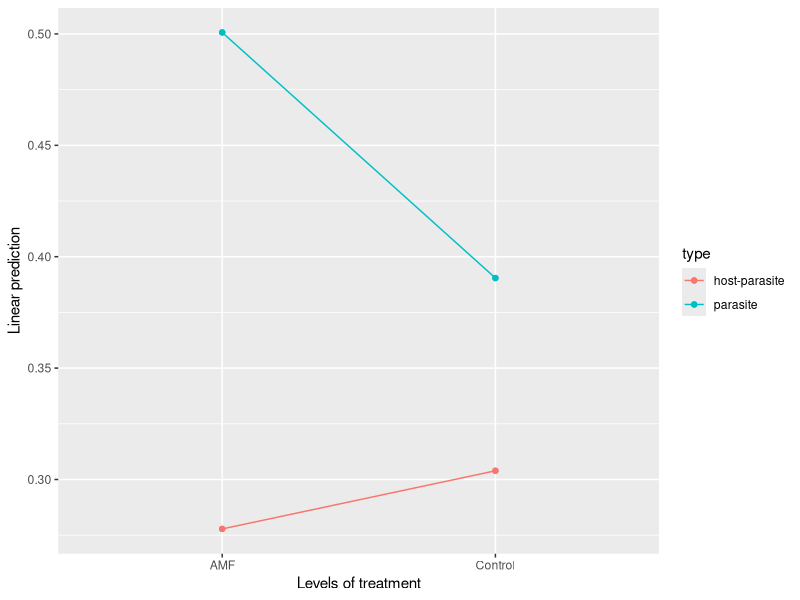
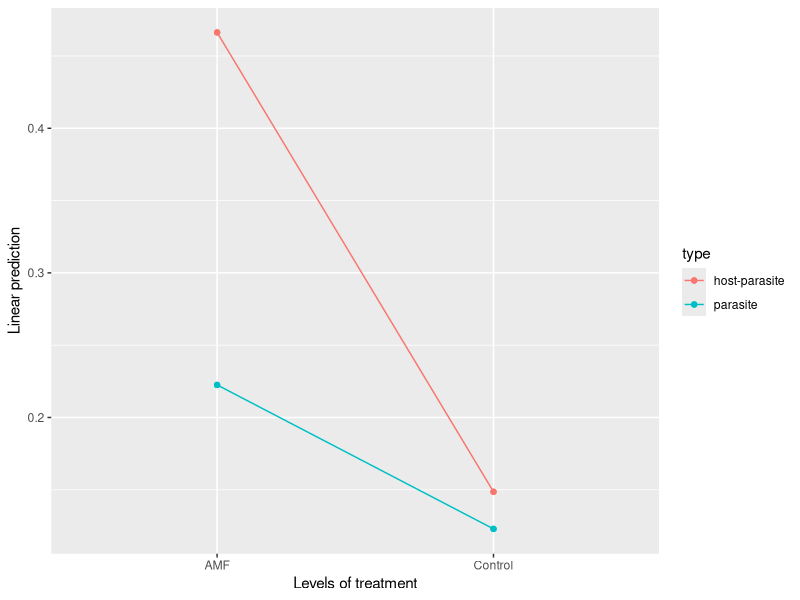
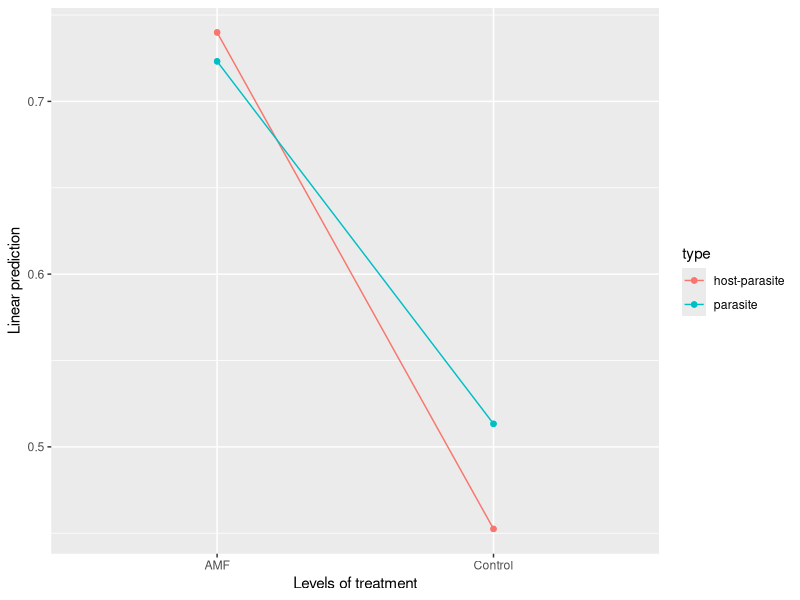

Reproduce these figures in R, in order. (Note: this script raises an error after producing the figures.)
#Set the working directory
setwd("/Users/jargrett/Desktop/Castilleja/Data Analysis/Callie Data/HPM")

#load in relevant packages
library(plyr)#for data wrangling and restructuring
library(tidyverse)#for data wrangling and restructuring
library(statmod)
library(lme4)
library(emmeans)#post-hoc analysis
library(car)#for regression analysis
library(ggpubr)#post-hoc analysis
library(ggplot2)#post-hoc analysis

biomass <- read.csv("HPM Biomass - Biomass.csv")
str(biomass)
biomass$treatment[biomass$treatment == "innoculated"] <- "AMF"
biomass$treatment[biomass$treatment == "sterilized"] <- "Control"
biomass <- as.data.frame(unclass(biomass),stringsAsFactors=TRUE)


#Total Belowground biomass analysis

#agalinis
agalinis.biomass <- filter(biomass, species == "AGPU")


#aboveground
ag.ag.lm <- lmer(above_total ~ treatment*type + (1|replicate_id), data = agalinis.biomass)
summary(ag.ag.lm)
Anova(ag.ag.lm)
emmeans(ag.ag.lm, pairwise ~ type|treatment)
emmip(ag.ag.lm, ~ type ~ treatment)

#belowground
ag.bg.lm <- lmer(below_total ~ treatment*type + (1|replicate_id), data = agalinis.biomass)
summary(ag.bg.lm)
Anova(ag.bg.lm)
emmeans(ag.bg.lm, pairwise ~ type|treatment)
emmip(ag.bg.lm, ~ type ~ treatment)

#Total
ag.tb.lm <- lmer(total_biomass ~ treatment*type + (1|replicate_id), data = agalinis.biomass)
summary(ag.tb.lm)
Anova(ag.tb.lm)
emmeans(ag.tb.lm, pairwise ~ type|treatment)
emmip(ag.tb.lm, ~ type ~ treatment)

#Root:shoot
ag.rs.lm <- lmer(root_shoot ~ treatment*type + (1|replicate_id), data = agalinis.biomass)
summary(ag.rs.lm)
Anova(ag.rs.lm)
emmeans(ag.rs.lm, pairwise ~ type|treatment)
emmip(ag.rs.lm, ~ type ~ treatment)

#heterotheca
hetero.biomass <- filter(biomass, species == "HESU")

#aboveground
he.ag.lm <- lmer(above_total ~ treatment*type + (1|replicate_id), data = hetero.biomass)
summary(he.ag.lm)
Anova(he.ag.lm)
emmeans(he.ag.lm, pairwise ~ type|treatment)
emmip(he.ag.lm, ~ type ~ treatment)

#belowground
he.bg.lm <- lmer(below_total ~ treatment*type + (1|replicate_id), data = hetero.biomass)
summary(he.bg.lm)
Anova(he.bg.lm)
emmeans(he.bg.lm, pairwise ~ type|treatment)
emmip(he.bg.lm, ~ type ~ treatment)

#total
he.tb.lm <- lmer(total_biomass ~ treatment*type + (1|replicate_id), data = hetero.biomass)
summary(he.tb.lm)
Anova(he.tb.lm)
emmeans(he.tb.lm, pairwise ~ type|treatment)
emmip(he.tb.lm, ~ type ~ treatment)

#Root:shoot
he.rs.lm <- lmer(root_shoot ~ treatment*type + (1|replicate_id), data = hetero.biomass)
summary(he.rs.lm)
Anova(he.rs.lm)
emmeans(he.rs.lm, pairwise ~ type|treatment)
emmip(he.rs.lm, ~ type ~ treatment)


#Standard error calculations
sd.above <- biomass %>% drop_na(above_total)
sd.above <- sd.above %>% 
  group_by(species,treatment, type) %>% 
  dplyr::summarise(mean= mean(above_total),
                   se = sd(above_total)/sqrt(n()))

sd.below <- biomass %>% drop_na(below_total)
sd.below <- sd.below %>% 
  group_by(species,treatment, type) %>% 
  dplyr::summarise(mean= mean(below_total),
                   se = sd(below_total)/sqrt(n()))

sd.total <- biomass %>% drop_na(total_biomass)
sd.total <- sd.total %>% 
  group_by(species, treatment, type) %>% 
  dplyr::summarise(mean= mean(total_biomass),
                   se = sd(total_biomass)/sqrt(n()))

sd.rs <- biomass %>% drop_na(root_shoot)
sd.rs <- sd.rs %>% 
  group_by(species, treatment, type) %>% 
  dplyr::summarise(mean= mean(root_shoot),
                   se = sd(root_shoot)/sqrt(n()))

hetero.above <- filter(sd.above, species == "HESU")
hetero.above.plot <- ggplot(data = hetero.above, aes(x = type, y = mean, fill = type)) +
  geom_col(position = "dodge", width = .7, linewidth = 0.5, alpha = 0.5, size = 0.1) +
  geom_errorbar(aes(ymin = mean-se, ymax = mean+se),
                position =  position_dodge(width = 0.5), width = 0.15) +
  theme_pubr() +
  scale_fill_manual( values=c("#e07a5f", "#3d405b")) +
  labs(x = "Hemiparasite presence", y = "Aboveground Biomass") +
  facet_wrap(~treatment) +
  ylim(0,1.5)
hetero.above.plot 

agalinis.above <- filter(sd.above, species == "AGPU")
agpu.above.plot <- ggplot(data = agalinis.above, aes(x = type, y = mean, color = type)) +
  geom_col(position = "dodge", width = .7, linewidth = 0.5, alpha = 0.5, size = 0.1) +
  geom_errorbar(aes(ymin = mean-se, ymax = mean+se),
                position =  position_dodge(width = 0.5), width = 0.15) +
  theme_pubr() +
  scale_color_manual( values=c("#D6A839", "#71A4A0")) +
  labs(x = "Hemiparasite presence", y = "Aboveground Biomass") +
  facet_wrap(~treatment) +
  ylim(0,1.5)
agpu.above.plot 

hetero.below <- filter(sd.below, species == "HESU")
hetero.below.plot <- ggplot(data = hetero.below, aes(x = type, y = mean, color = type)) +
  geom_col(position = "dodge", width = .7, linewidth = 0.5, alpha = 0.5, size = 0.1) +
  geom_errorbar(aes(ymin = mean-se, ymax = mean+se),
                position =  position_dodge(width = 0.5), width = 0.15) +
  theme_pubr() +
  scale_color_manual( values=c("#e07a5f", "#3d405b")) +
  labs(x = "Hemiparasite presence", y = "Belowground Biomass") +
  facet_wrap(~treatment) +
  ylim(0,3)
hetero.below.plot 

agalinis.below <- filter(sd.below, species == "AGPU")
agpu.below.plot <- ggplot(data = agalinis.below, aes(x = type, y = mean, color = type)) +
  geom_col(position = "dodge", width = .7, linewidth = 0.5, alpha = 0.5, size = 0.1) +
  geom_errorbar(aes(ymin = mean-se, ymax = mean+se),
                position =  position_dodge(width = 0.5), width = 0.15) +
  theme_pubr() +
  scale_color_manual( values=c("#D6A839", "#71A4A0")) +
  labs(x = "Hemiparasite presence", y = "Belowground Biomass") +
  facet_wrap(~treatment) +
  ylim(0,3)
agpu.below.plot 


biomass.plots <- ggarrange(agpu.above.plot,hetero.above.plot, agpu.below.plot, hetero.below.plot,
                          labels = c("A", "B","C","D"), 
                          nrow = 2, ncol = 2, legend = FALSE)
biomass.plots

agalinis.total <- filter(sd.total, species == "AGPU")
agpu.total.plot <- ggplot(data = agalinis.total, aes(x = type, y = mean, color = type)) +
  geom_col(position = "dodge", width = .7, linewidth = 0.5, alpha = 0.5, size = 0.1) +
  geom_errorbar(aes(ymin = mean-se, ymax = mean+se),
                position =  position_dodge(width = 0.5), width = 0.15) +
  theme_pubr() +
  scale_color_manual( values=c("#D6A839", "#71A4A0")) +
  labs(x = "Hemiparasite presence", y = "Total Biomass") +
  facet_wrap(~treatment) +
  ylim(0,5)
agpu.total.plot 

hetero.total <- filter(sd.total, species == "HESU")
hetero.total.plot <- ggplot(data = hetero.total, aes(x = type, y = mean, color = type)) +
  geom_col(position = "dodge", width = .7, linewidth = 0.5, alpha = 0.5, size = 0.1) +
  geom_errorbar(aes(ymin = mean-se, ymax = mean+se),
                position =  position_dodge(width = 0.5), width = 0.15) +
  theme_pubr() +
  scale_color_manual( values=c("#e07a5f", "#3d405b")) +
  labs(x = "Hemiparasite presence", y = "Total Biomass") +
  facet_wrap(~treatment) +
  ylim(0,5)
hetero.total.plot

agalinis.rs<- filter(sd.rs, species == "AGPU")
agpu.rs.plot <- ggplot(data = agalinis.rs, aes(x = type, y = mean, color = type)) +
  geom_col(position = "dodge", width = .7, linewidth = 0.5, alpha = 0.5, size = 0.1) +
  geom_errorbar(aes(ymin = mean-se, ymax = mean+se),
                position =  position_dodge(width = 0.5), width = 0.15) +
  theme_pubr() +
  scale_color_manual( values=c("#D6A839", "#71A4A0")) +
  labs(x = "Hemiparasite presence", y = "Root/Shoot Ratio") +
  facet_wrap(~treatment) +
  ylim(0,3.5)
agpu.rs.plot 

hetero.rs<- filter(sd.rs, species == "HESU")
hesu.rs.plot <- ggplot(data = hetero.rs, aes(x = type, y = mean, color = type)) +
  geom_col(position = "dodge", width = .7, linewidth = 0.5, alpha = 0.5, size = 0.1) +
  geom_errorbar(aes(ymin = mean-se, ymax = mean+se),
                position =  position_dodge(width = 0.5), width = 0.15) +
  theme_pubr() +
  scale_color_manual( values=c("#e07a5f", "#3d405b")) +
  labs(x = "Hemiparasite presence", y = "Root/Shoot Ratio") +
  facet_wrap(~treatment) +
  ylim(0,3.5)
hesu.rs.plot 

rootshoot.plots <- ggarrange(agpu.total.plot, hetero.total.plot, agpu.rs.plot, hesu.rs.plot,
                           labels = c("A", "B","C","D"), 
                           nrow = 2, ncol = 2, legend = FALSE)
rootshoot.plots 
